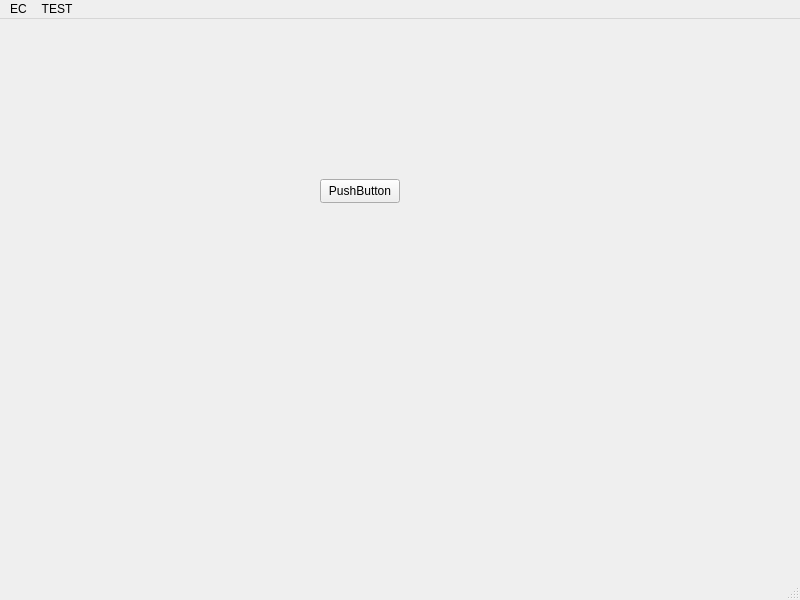
<?xml version="1.0" encoding="UTF-8"?>
<ui version="4.0">
 <class>MainWindow</class>
 <widget class="QMainWindow" name="MainWindow">
  <property name="geometry">
   <rect>
    <x>0</x>
    <y>0</y>
    <width>800</width>
    <height>600</height>
   </rect>
  </property>
  <property name="windowTitle">
   <string>MainWindow</string>
  </property>
  <widget class="QWidget" name="centralwidget">
   <widget class="QPushButton" name="myBtn">
    <property name="geometry">
     <rect>
      <x>320</x>
      <y>160</y>
      <width>80</width>
      <height>24</height>
     </rect>
    </property>
    <property name="text">
     <string>PushButton</string>
    </property>
   </widget>
  </widget>
  <widget class="QMenuBar" name="menubar">
   <property name="geometry">
    <rect>
     <x>0</x>
     <y>0</y>
     <width>800</width>
     <height>21</height>
    </rect>
   </property>
   <widget class="QMenu" name="menuEC">
    <property name="title">
     <string>EC</string>
    </property>
   </widget>
   <widget class="QMenu" name="menuTEST">
    <property name="title">
     <string>TEST</string>
    </property>
   </widget>
   <addaction name="menuEC"/>
   <addaction name="menuTEST"/>
  </widget>
  <widget class="QStatusBar" name="statusbar"/>
 </widget>
 <resources/>
 <connections/>
</ui>
